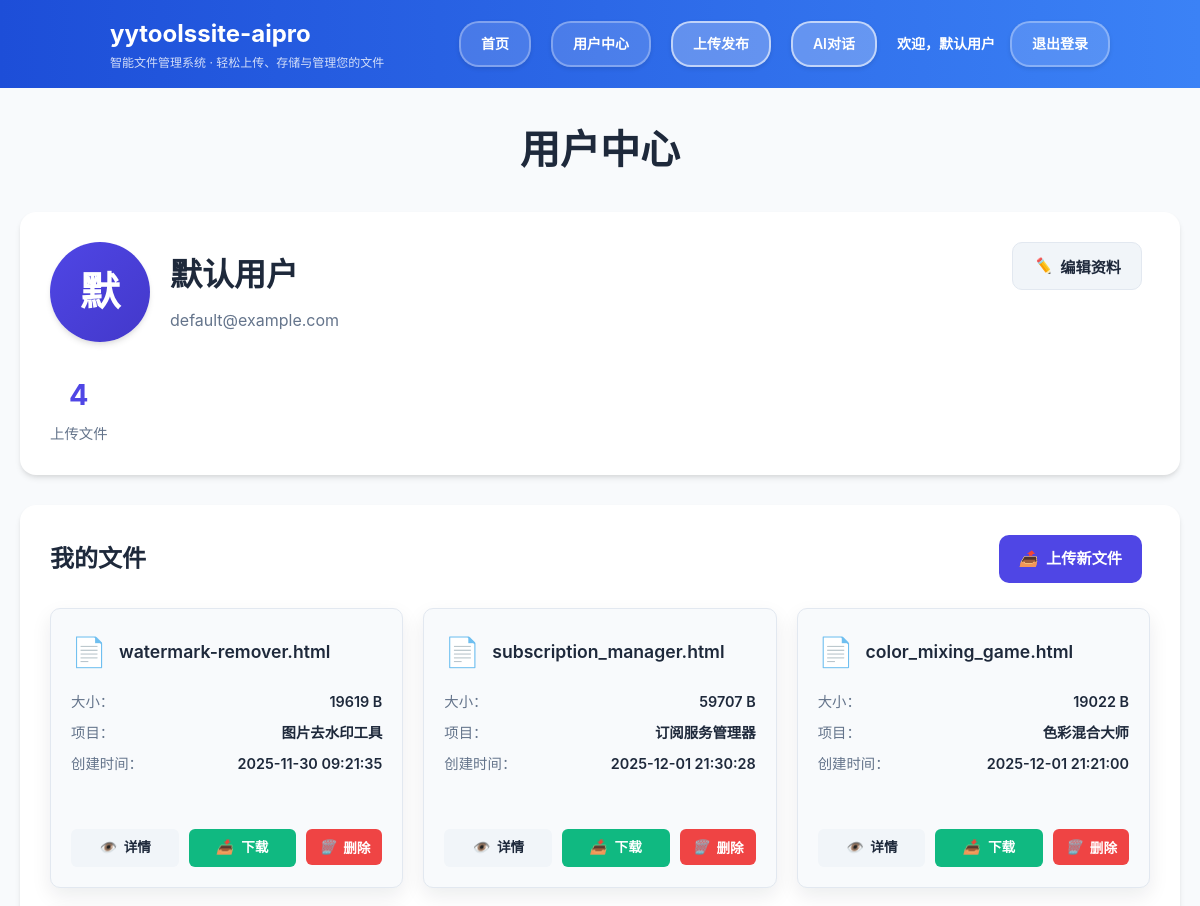
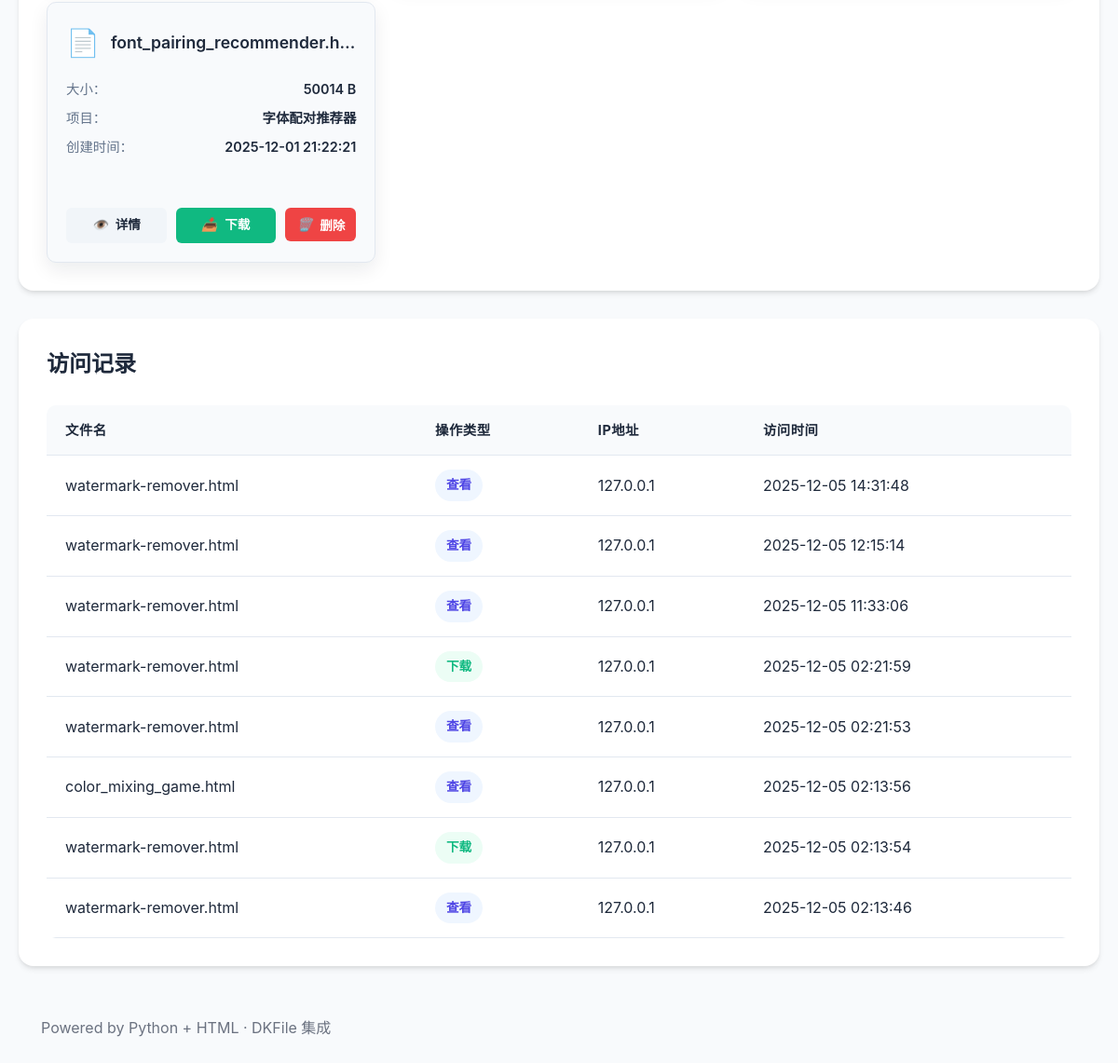
Screenshot of /user-center (signed in) with the database file from the repository (2 pictures, top to bottom).
### tables this page shows
CREATE TABLE users (
                        id TEXT PRIMARY KEY,
                        email TEXT NOT NULL UNIQUE,
                        username TEXT NOT NULL,
                        created_at TIMESTAMP DEFAULT CURRENT_TIMESTAMP
                    , avatar TEXT);

CREATE TABLE files (
                        id TEXT PRIMARY KEY,
                        filename TEXT NOT NULL,
                        stored_name TEXT NOT NULL,
                        path TEXT NOT NULL,
                        size INTEGER NOT NULL,
                        dkfile TEXT,
                        project_name TEXT,
                        project_desc TEXT
                    , user_id TEXT DEFAULT "default_user");

CREATE TABLE access_logs (
                        id INTEGER PRIMARY KEY AUTOINCREMENT,
                        file_id TEXT NOT NULL,
                        user_id TEXT,
                        action TEXT NOT NULL,
                        ip_address TEXT,
                        user_agent TEXT,
                        access_time TIMESTAMP DEFAULT CURRENT_TIMESTAMP,
                        FOREIGN KEY (file_id) REFERENCES files (id),
                        FOREIGN KEY (user_id) REFERENCES users (id)
                    );

### app.py (the view)
@app.route('/user-center')
def user_center():
    init_db()
    if 'user_id' in session:
        files = get_all_files(session['user_id'])
        access_logs = get_access_logs(session['user_id'])
        conn = get_db()
        try:
            row = conn.execute('SELECT * FROM users WHERE id = ?', (session['user_id'],)).fetchone()
            if row:
                user = {
                    'id': row['id'],
                    'email': row['email'],
                    'username': row['username'],
                    'avatar': row['avatar'] if 'avatar' in row else None
                }
            else:
                user = {
                    'email': session.get('email'),
                    'username': session.get('username')
                }
        finally:
            conn.close()
    else:
        files = []
        access_logs = []
        user = None
    return render_template('user_center.html', user=user, files=files, access_logs=access_logs)

### app.py (called while the page is built)
def ensure_dirs():
    UPLOAD_DIR.mkdir(parents=True, exist_ok=True)
    DATA_DIR.mkdir(parents=True, exist_ok=True)

def get_db():
    conn = sqlite3.connect(str(DB_FILE))
    conn.row_factory = sqlite3.Row
    return conn

def get_all_files(user_id=None):
    conn = get_db()
    try:
        if user_id:
            rows = conn.execute('SELECT * FROM files WHERE user_id = ? ORDER BY id DESC', (user_id,)).fetchall()
        else:
            rows = conn.execute('SELECT * FROM files ORDER BY id DESC').fetchall()
        return [{"id": row["id"], "filename": row["filename"], "stored_name": row["stored_name"],
                "path": row["path"], "size": row["size"], "dkfile": json.loads(row["dkfile"] if row["dkfile"] else "null"),
                "project_name": row["project_name"], "project_desc": row["project_desc"]}
                for row in rows]
    finally:
        conn.close()

def get_access_logs(user_id):
    conn = get_db()
    try:
        rows = conn.execute('''SELECT al.*, f.filename
                           FROM access_logs al
                           JOIN files f ON al.file_id = f.id
                           WHERE f.user_id = ?
                           ORDER BY al.access_time DESC''',
                          (user_id,)).fetchall()
        return [{"id": row["id"], "file_id": row["file_id"], "filename": row["filename"],
                "action": row["action"], "ip_address": row["ip_address"],
                "user_agent": row["user_agent"], "access_time": row["access_time"]}
                for row in rows]
    finally:
        conn.close()

@app.after_request
def add_cache_control(response):
    if request.path.endswith('.css') or request.path.endswith('.js'):
        response.headers['Cache-Control'] = 'no-cache, no-store, must-revalidate'
        response.headers['Pragma'] = 'no-cache'
        response.headers['Expires'] = '0'
    return response

### templates/user_center.html (shortened to what this page needs)
{% extends 'base.html' %}
{% block content %}
<div class="user-center-container">
    <div class="container">
        <div class="page-header">
            <h1 class="page-title">用户中心</h1>
        </div>
        {% if user %}
            <div class="user-profile-card">
                <div class="profile-header">
                    <div class="profile-info">
                        <div class="avatar-section">
                            <div class="user-avatar">
                                {% if user.avatar %}
                                    <img src="{{ url_for('static', filename='avatars/' + user.avatar) }}" alt="用户头像" class="avatar-image">
                                {% else %}
                                    <div class="avatar-icon">{{ user.username[0] | upper }}</div>
                                {% endif %}
                            </div>
                            <div class="profile-details">
                                <h2 class="user-name">{{ user.username }}</h2>
                                <p class="user-email">{{ user.email }}</p>
                            </div>
                        </div>
                        <div class="profile-stats">
                            <div class="stat-item">
                                <span class="stat-number">{{ files | length }}</span>
                                <span class="stat-label">上传文件</span>
                            </div>
                        </div>
                    </div>
                    <div class="profile-actions">
                        <button class="btn btn-edit" onclick="toggleEditModal()">
                            <i class="icon-edit">✏️</i> 编辑资料
                        </button>
                    </div>
                </div>
            </div>
            <div class="content-wrapper">
                <section class="content-section">
                    <div class="section-header">
                        <h2 class="section-title">我的文件</h2>
                        <a href="{{ url_for('upload_page') }}" class="btn btn-primary">
                            <i class="icon-upload">📤</i> 上传新文件
                        </a>
                    </div>
                    {% if files %}
                        <div class="file-grid">
                            {% for f in files %}
                            {% set d = (f.dkfile or {}).get('data') %}
                            <div class="file-card">
                                <div class="file-header">
                                    <div class="file-icon">📄</div>
                                    <h3 class="file-name">{{ f.filename }}</h3>
                                </div>
                                <div class="file-info">
                                    <div class="info-item">
                                        <span class="info-label">大小：</span>
                                        <span class="info-value">{{ (f.size or 0) | int }} B</span>
                                    </div>
                                    <div class="info-item">
                                        <span class="info-label">项目：</span>
                                        <span class="info-value">{{ f.project_name or '-' }}</span>
                                    </div>
                                    <div class="info-item">
                                        <span class="info-label">创建时间：</span>
                                        <span class="info-value">{{ d and d.created_at or '-' }}</span>
                                    </div>
                                </div>
                                <div class="file-actions">
                                    <a class="btn-action btn-detail" href="{{ url_for('file_detail', file_id=f.id) }}">
                                        <i>👁️</i> 详情
                                    </a>
                                    <a class="btn-action btn-download" href="{{ url_for('download_local', stored_name=f.stored_name) }}">
                                        <i>📥</i> 下载
                                    </a>
                                    <form class="inline" action="{{ url_for('file_delete', file_id=f.id) }}" method="post">
                                        <button class="btn-action btn-delete" type="submit">
                                            <i>🗑️</i> 删除
                                        </button>
                                    </form>
                                </div>
                            </div>
                            {% endfor %}
                        </div>
                    {% endif %}
                </section>
                <section class="content-section">
                    <div class="section-header">
                        <h2 class="section-title">访问记录</h2>
                    </div>
                    {% if access_logs %}
                        <div class="logs-container">
                            <table class="logs-table">
                                <thead>
                                    <tr>
                                        <th>文件名</th>
                                        <th>操作类型</th>
                                        <th>IP地址</th>
                                        <th>访问时间</th>
                                    </tr>
                                </thead>
                                <tbody>
                                    {% for log in access_logs %}
                                    <tr class="log-row">
                                        <td>{{ log.filename }}</td>
                                        <td>
                                            {% if log.action == 'view' %}
                                                <span class="action-tag action-view">查看</span>
                                            {% elif log.action == 'download' %}
                                                <span class="action-tag action-download">下载</span>
                                            {% else %}
                                                <span class="action-tag action-other">{{ log.action }}</span>
                                            {% endif %}
                                        </td>
                                        <td>{{ log.ip_address }}</td>
                                        <td>{{ log.access_time }}</td>
                                    </tr>
                                    {% endfor %}
                                </tbody>
                            </table>
                        </div>
                    {% else %}
                        <div class="empty-state">
                            <div class="empty-icon">📋</div>
                            <h3 class="empty-title">暂无访问记录</h3>
                            <p class="empty-desc">当有用户访问您的文件时，这里会显示访问记录</p>
                        </div>
                    {% endif %}
                </section>
            </div>
        {% endif %}
    </div>
</div>
{% endblock %}

### templates/base.html (shortened to what this page needs)
<!doctype html>
<html lang="zh-CN">
<head>
  <link rel="stylesheet" href="{{ url_for('static', filename='style.css') }}">
</head>
<body>
  <nav id="main-nav">
    <div class="nav-container">
      <div class="nav-logo">
        <div class="nav-title">yytoolssite-aipro</div>
        <div class="nav-subtitle">智能文件管理系统 · 轻松上传、存储与管理您的文件</div>
      </div>
      <div class="nav-buttons">
        <a href="{{ url_for('index') }}" class="nav-btn nav-btn-light">首页</a>
        <a href="{{ url_for('user_center') }}" class="nav-btn nav-btn-light">用户中心</a>
        <a href="{{ url_for('upload_page') }}" class="nav-btn nav-btn-primary">上传发布</a>
        <a href="{{ url_for('ai_page') }}" class="nav-btn nav-btn-primary">AI对话</a>
        {% if session.user_id %}
          <div class="nav-user-menu">
            <span class="nav-username">欢迎，{{ session.username }}</span>
            <a href="{{ url_for('logout') }}" class="nav-btn nav-btn-light">退出登录</a>
          </div>
        {% else %}
          <a href="{{ url_for('login') }}" class="nav-btn nav-btn-light">登录</a>
          <a href="{{ url_for('register') }}" class="nav-btn nav-btn-primary">注册</a>
        {% endif %}
      </div>
    </div>
  </nav>
  <main>
    {% block content %}{% endblock %}
  </main>
  <footer class="site-footer">
    <div class="container">Powered by Python + HTML · DKFile 集成</div>
  </footer>
</body>
</html>

### static/style.css (style rules this page uses)
:root { --blue-900:#1e3a8a;--blue-700:#1d4ed8;--blue-600:#2563eb;--blue-500:#3b82f6;--blue-300:#93c5fd;--bg:#f7fafc;--card:#ffffff;--text:#0f172a;--muted:#6b7280;--border:#e5e7eb;--shadow:0 8px 20px rgba(17,24,39,.08);--danger:#ef4444 }
* { box-sizing:border-box }
html,body { margin:0;padding:0;background:var(--bg);color:var(--text);font-family:system-ui,-apple-system,Segoe UI,Roboto,Helvetica,Arial,sans-serif }
body { padding:0 !important;margin:0 !important }
main { padding:0 !important;margin:0 !important }
.container { max-width:1280px;margin:0 auto;padding:28px }
.site-footer { padding:24px;color:var(--muted) }
main { padding:0 }
.container { padding:28px 28px 0 28px }
.section-title { margin:0 0 16px;color:var(--text) }
.btn { display:inline-block;text-decoration:none;padding:10px 16px;border-radius:10px;margin-right:8px }
.btn-primary { background:var(--blue-600);color:#fff }
.inline { display:inline }
.file-card { background:#fff;border:1px solid var(--border);border-radius:14px;padding:20px 20px 24px;box-shadow:var(--shadow);overflow:hidden;display:flex;flex-direction:column;min-height:280px }
.file-name { font-weight:700;color:#1f2937 }
.file-actions { margin-top:18px;display:flex;gap:12px;flex-wrap:wrap }

### templates/base.html (style rules this page uses)
* { box-sizing: border-box; }
#main-nav { background: linear-gradient(90deg, #1d4ed8, #3b82f6); color: #fff; width: 100%; padding: 15px 0; margin: 0; position: relative; z-index: 1000; font-family: -apple-system, BlinkMacSystemFont, 'Segoe UI', Roboto, 'Helvetica Neue', Arial, sans-serif; }
.nav-container { max-width: 1100px; margin: 0 auto; padding: 0 60px; display: flex; justify-content: space-between; align-items: center; width: 100%; }
.nav-btn { padding: 10px 20px; border-radius: 20px; font-weight: 600; text-decoration: none; font-size: 14px; transition: all 0.3s ease; border: 2px solid transparent; background-color: rgba(255, 255, 255, 0.15); color: #fff; font-family: -apple-system, BlinkMacSystemFont, 'Segoe UI', Roboto, 'Helvetica Neue', Arial, sans-serif; box-shadow: 0 2px 4px rgba(0, 0, 0, 0.1); }
.nav-btn-light { background-color: rgba(255, 255, 255, 0.15); border-color: rgba(255, 255, 255, 0.3); }
.nav-btn-primary { background-color: rgba(255, 255, 255, 0.25); border-color: rgba(255, 255, 255, 0.6); }
#main-nav * { all: unset; display: inline-flex; align-items: center; box-sizing: border-box; }
#main-nav .nav-container { display: flex; justify-content: space-between; align-items: center; width: 100%; max-width: 1100px; margin: 0 auto; padding: 0 40px; }
#main-nav .nav-logo { flex-direction: column; align-items: flex-start; margin-left: 20px; }
#main-nav .nav-title { font-size: 24px; font-weight: 700; color: #fff; }
#main-nav .nav-subtitle { font-size: 12px; color: rgba(255, 255, 255, 0.8); }
#main-nav .nav-buttons { display: flex; gap: 20px; align-items: center; margin-right: 0; }
#main-nav .nav-btn { padding: 10px 20px; border-radius: 20px; font-weight: 600; text-decoration: none; font-size: 14px; transition: all 0.3s ease; border: 2px solid transparent; background-color: rgba(255, 255, 255, 0.15); color: #fff; font-family: -apple-system, BlinkMacSystemFont, 'Segoe UI', Roboto, 'Helvetica Neue', Arial, sans-serif; box-shadow: 0 2px 4px rgba(0, 0, 0, 0.1); }
#main-nav .nav-btn-light { background-color: rgba(255, 255, 255, 0.15); border-color: rgba(255, 255, 255, 0.3); }
#main-nav .nav-btn-primary { background-color: rgba(255, 255, 255, 0.25); border-color: rgba(255, 255, 255, 0.6); }
#main-nav .nav-user-menu { display: flex; gap: 15px; align-items: center; }
#main-nav .nav-username { color: #fff; font-weight: 600; font-size: 14px; font-family: -apple-system, BlinkMacSystemFont, 'Segoe UI', Roboto, 'Helvetica Neue', Arial, sans-serif; }

### rows the page displays
users: username "默认用户", username "默", email "default@example.com"
files: filename "watermark-remover.html", size "19619", project_name "图片去水印工具", created_at "2025-11-30 09:21:35"
files: filename "subscription_manager.html", size "59707", project_name "订阅服务管理器", created_at "2025-12-01 21:30:28"
files: filename "color_mixing_game.html", size "19022", project_name "色彩混合大师", created_at "2025-12-01 21:21:00"
files: filename "font_pairing_recommender.h…", size "50014", project_name "字体配对推荐器", created_at "2025-12-01 21:22:21"
access_logs: filename "watermark-remover.html", action "查看", ip_address "127.0.0.1", access_time "2025-12-05 14:31:48"
access_logs: filename "watermark-remover.html", action "查看", ip_address "127.0.0.1", access_time "2025-12-05 12:15:14"
access_logs: filename "watermark-remover.html", action "查看", ip_address "127.0.0.1", access_time "2025-12-05 11:33:06"
access_logs: filename "watermark-remover.html", action "下载", ip_address "127.0.0.1", access_time "2025-12-05 02:21:59"
access_logs: filename "watermark-remover.html", action "查看", ip_address "127.0.0.1", access_time "2025-12-05 02:21:53"
access_logs: filename "color_mixing_game.html", action "查看", ip_address "127.0.0.1", access_time "2025-12-05 02:13:56"
access_logs: filename "watermark-remover.html", action "下载", ip_address "127.0.0.1", access_time "2025-12-05 02:13:54"
access_logs: filename "watermark-remover.html", action "查看", ip_address "127.0.0.1", access_time "2025-12-05 02:13:46"

### other values shown
{{ files | length }} "4"
